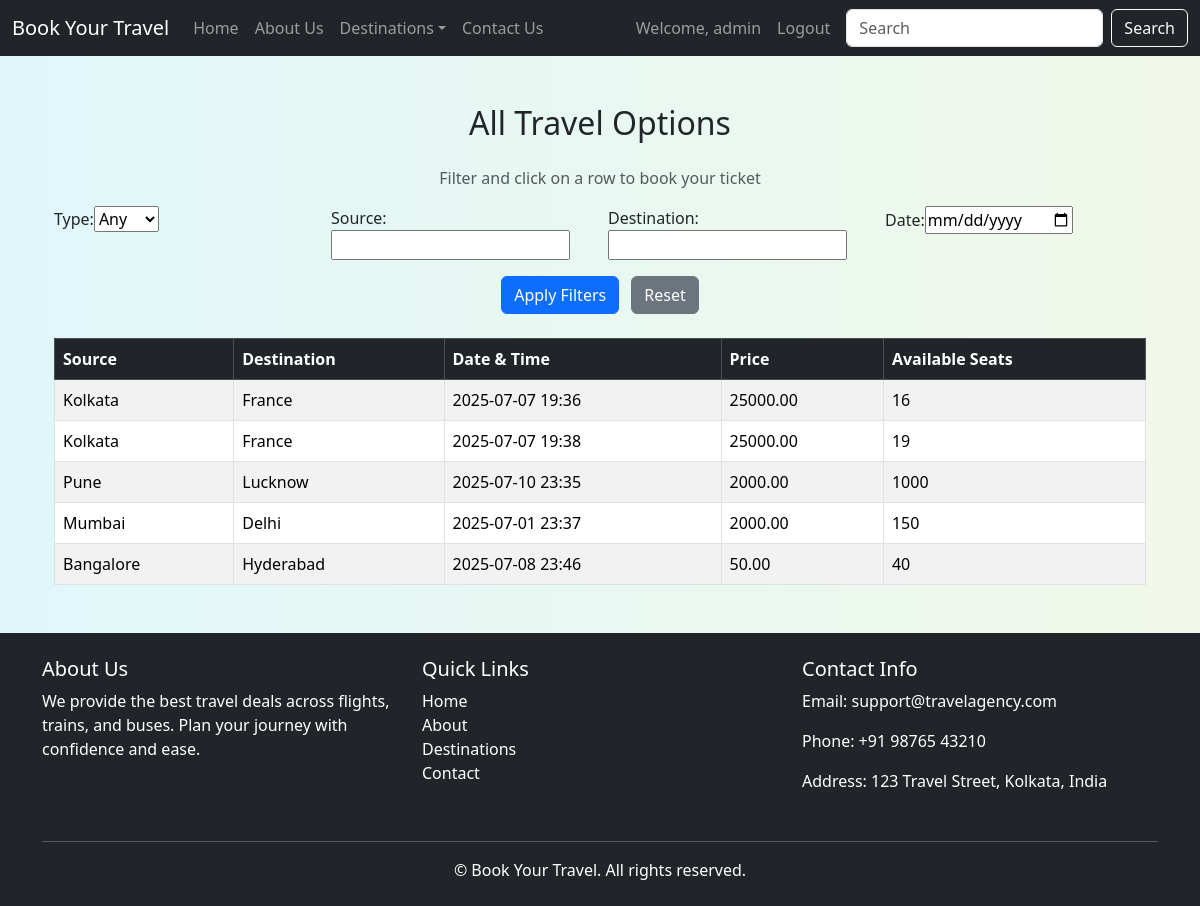
/list-travel-options/ (signed in), run on an earlier commit of the app's database.
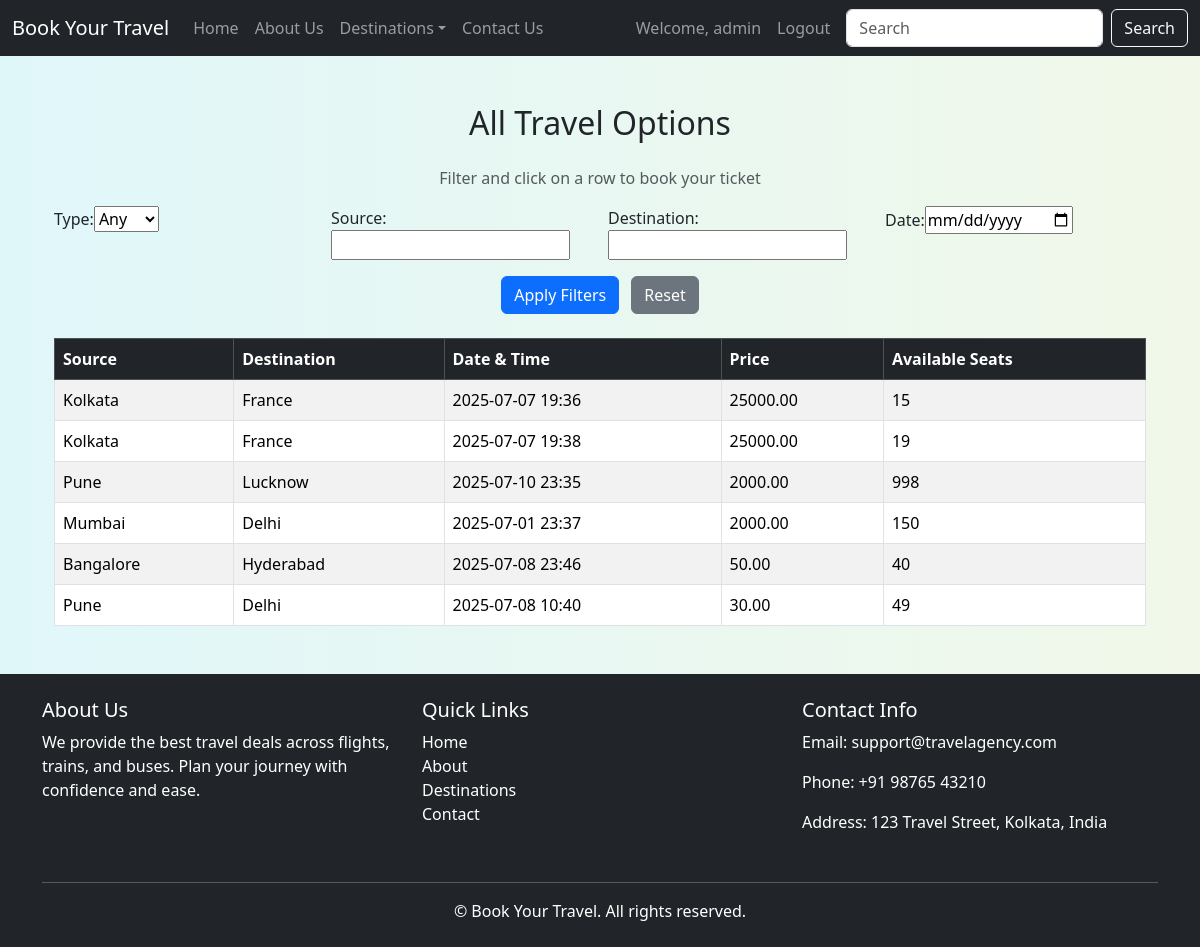
And on a later commit of the database.
### booking/models.py (models this page shows, shortened)
class TravelOption(models.Model):
    TRAVEL_TYPES = [
        ('Flight', 'Flight'),
        ('Train', 'Train'),
        ('Bus', 'Bus'),
    ]
    travel_id = models.AutoField(primary_key=True)
    travel_type = models.CharField(max_length=10, choices=TRAVEL_TYPES)
    source = models.CharField(max_length=100)
    destination = models.CharField(max_length=100)
    datetime = models.DateTimeField()
    price = models.DecimalField(max_digits=10, decimal_places=2)
    available_seats = models.PositiveIntegerField()

### booking/views.py (the view, shortened to what this page needs)
# urls.py: path('list-travel-options/', views.list_travel_options, name='list_travel_options'),
def list_travel_options(request):
    form = TravelFilterForm(request.GET or None)
    options = TravelOption.objects.all()
    return render(request, 'list_travel_options.html', {
        'options': options,
        'form': form
    })

### booking/forms.py
class TravelFilterForm(forms.Form):
    travel_type = forms.ChoiceField(
        choices=[('', 'Any'), ('flight', 'Flight'), ('train', 'Train'), ('bus', 'Bus')],
        required=False, label='Type'
    )
    source = forms.CharField(max_length=100, required=False)
    destination = forms.CharField(max_length=100, required=False)
    departure_date = forms.DateField(
        required=False,
        widget=forms.DateInput(attrs={'type': 'date'}),
        label='Date'
    )

### templates/list_travel_options.html (shortened to what this page needs)
{% extends "base.html" %}
{% block body %}
<div class="container mt-5">
  {% if user.is_authenticated %}
    <h2 class="mb-4 text-center">All Travel Options</h2>
    <p class="text-center text-muted mb-3">Filter and click on a row to book your ticket</p>
    <form method="get" class="row g-3 mb-4">
      <div class="col-md-3">
        {{ form.travel_type.label_tag }}{{ form.travel_type }}
      </div>
      <div class="col-md-3">
        {{ form.source.label_tag }}{{ form.source }}
      </div>
      <div class="col-md-3">
        {{ form.destination.label_tag }}{{ form.destination }}
      </div>
      <div class="col-md-3">
        {{ form.departure_date.label_tag }}{{ form.departure_date }}
      </div>
      <div class="col-md-12 text-center">
        <button type="submit" class="btn btn-primary">Apply Filters</button>
        <a href="{% url 'list_travel_options' %}" class="btn btn-secondary ms-2">Reset</a>
      </div>
    </form>
    <table class="table table-bordered table-hover table-striped">
      <thead class="table-dark">
        <tr>
          <th>Source</th>
          <th>Destination</th>
          <th>Date & Time</th>
          <th>Price</th>
          <th>Available Seats</th>
        </tr>
      </thead>
      <tbody>
        {% for option in options %}
          {% if option.pk %}
          <tr onclick="window.location='{% url 'book_travel_option' travel_id=option.pk %}'" style="cursor: pointer;">
            <td>{{ option.source }}</td>
            <td>{{ option.destination }}</td>
            <td>{{ option.datetime|date:"Y-m-d" }} {{ option.datetime|time:"H:i" }}</td>
            <td>{{ option.price }}</td>
            <td>{{ option.available_seats }}</td>
          </tr>
          {% else %}
          <tr>
            <td colspan="6" class="text-danger">Invalid option with missing ID</td>
          </tr>
          {% endif %}
        {% empty %}
          <tr><td colspan="6">No options found</td></tr>
        {% endfor %}
      </tbody>
    </table>
  {% else %}
    <div class="alert alert-warning text-center mt-5">
      <h4>You must be logged in to view travel options.</h4>
      <a class="btn btn-primary mt-3" href="{% url 'login' %}">Go to Login Page</a>
    </div>
  {% endif %}
</div>
{% endblock %}

### templates/base.html (shortened to what this page needs)
{% load static %}
{% load tz %}
<!doctype html>
<html lang="en">
  <head>
    <link rel="stylesheet" href="{% static 'style.css' %}">
    <link href="https://cdn.jsdelivr.net/npm/bootstrap@5.3.7/dist/css/bootstrap.min.css" rel="stylesheet">
  </head>
  <body>
    <nav class="navbar navbar-expand-lg navbar-dark bg-dark">
      <div class="container-fluid">
        <a class="navbar-brand" href="/">Book Your Travel</a>
        <div class="collapse navbar-collapse" id="navbarContent">
          <ul class="navbar-nav me-auto mb-2 mb-lg-0">
            <li class="nav-item"><a class="nav-link" href="/">Home</a></li>
            <li class="nav-item"><a class="nav-link" href="/about">About Us</a></li>
            <li class="nav-item dropdown">
              <a class="nav-link dropdown-toggle" href="#" role="button" data-bs-toggle="dropdown" aria-expanded="false">Destinations</a>
            </li>
            <li class="nav-item"><a class="nav-link" href="/contact">Contact Us</a></li>
          </ul>
          <ul class="navbar-nav mb-2 mb-lg-0">
            {% if user.is_authenticated %}
              <li class="nav-item"><a class="nav-link" href="/profile">Welcome, {{ user.username }}</a></li>
              <li class="nav-item"><a class="nav-link" href="/logout">Logout</a></li>
            {% else %}
              <li class="nav-item"><a class="nav-link" href="/login">Login</a></li>
              <li class="nav-item"><a class="nav-link" href="/register">Register</a></li>
            {% endif %}
          </ul>
          <form class="d-flex ms-2" role="search">
            <input class="form-control me-2" type="search" placeholder="Search" aria-label="Search">
            <button class="btn btn-outline-light" type="submit">Search</button>
          </form>
        </div>
      </div>
    </nav>
    <div class="container my-5">
      {% block body %}{% endblock body %}
    </div>
<footer class="bg-dark text-white mt-auto">
    <div class="container py-4">
      <div class="row">
        <div class="col-md-4 mb-3">
          <h5>About Us</h5>
          <p>We provide the best travel deals across flights, trains, and buses. Plan your journey with confidence and ease.</p>
        </div>
        <div class="col-md-4 mb-3">
          <h5>Quick Links</h5>
          <ul class="list-unstyled">
            <li><a href="/" class="text-white text-decoration-none">Home</a></li>
            <li><a href="/about" class="text-white text-decoration-none">About</a></li>
            <li><a href="/destinations" class="text-white text-decoration-none">Destinations</a></li>
            <li><a href="/contact" class="text-white text-decoration-none">Contact</a></li>
          </ul>
        </div>
        <div class="col-md-4 mb-3">
          <h5>Contact Info</h5>
          <p>Email: support@travelagency.com</p>
          <p>Phone: +91 98765 43210</p>
          <p>Address: 123 Travel Street, Kolkata, India</p>
        </div>
      </div>
      <hr class="border-light">
      <div class="text-center">
        &copy; {{ now|date:"Y" }} Book Your Travel. All rights reserved.
      </div>
    </div>
  </footer>
  </body>
</html>

### static/style.css (style rules this page uses)
body { background: linear-gradient(to right, #e0f7fa, #f1f8e9); min-height: 100vh; margin: 0; padding: 0; }

What changed in the data, as far as the page shows it:
changed TravelOption (number 1 of 6 on the later page): available_seats "16" → "15"
changed TravelOption "Lucknow": available_seats "1000" → "998"
added TravelOption: source "Pune", destination "Delhi", datetime "2025-07-08", datetime "10:40", price "30.00", available_seats "49"
